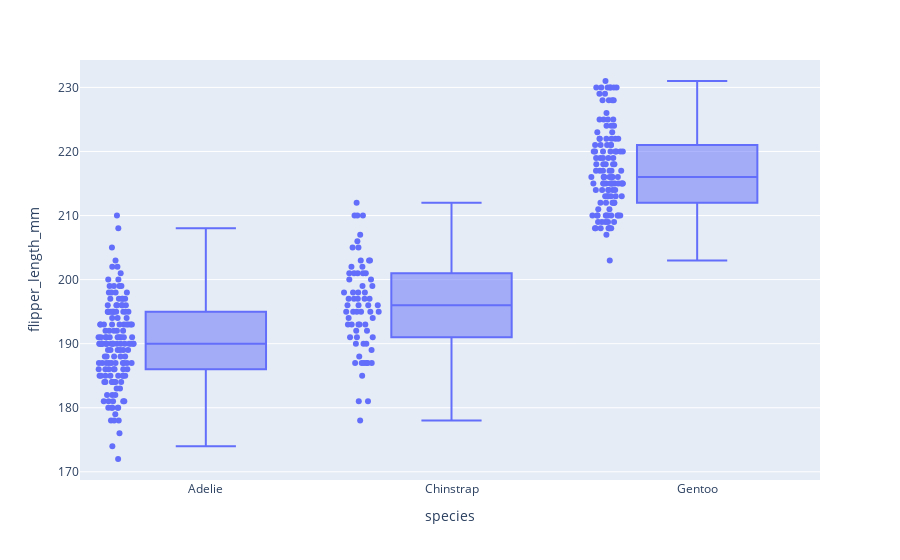

Here is the notebook cell this chart was saved with:
### Code cell
# And if you look just a little farther back in the plotly box plot documention
# you can find this... just a little bit down

#import plotly.express as px
#df = px.data.tips()
fig = px.box(pingees, x="species", y="flipper_length_mm", points="all")
fig.show()

# Do you like this better? If so, why?

### Figure 1 — Plotly figure (JSON) as saved in the notebook; plotly's stock layout.template omitted (floating-point values rounded to 4 significant figures; data arrays with more than 128 entries replaced by an {"elided": "..."} marker saying what was removed)
{"data": [{"alignmentgroup": "True", "boxpoints": "all", "hovertemplate": "species=%{x}<br>flipper_length_mm=%{y}<extra></extra>", "legendgroup": "", "marker": {"color": "#636efa"}, "name": "", "notched": false, "offsetgroup": "", "orientation": "v", "showlegend": false, "type": "box", "x": {"elided": "344 str values"}, "x0": " ", "xaxis": "x", "y": {"elided": "344 int values"}, "y0": " ", "yaxis": "y"}], "layout": {"boxmode": "group", "legend": {"tracegroupgap": 0}, "margin": {"t": 60}, "xaxis": {"anchor": "y", "domain": [0, 1], "title": {"text": "species"}}, "yaxis": {"anchor": "x", "domain": [0, 1], "title": {"text": "flipper_length_mm"}}}}
